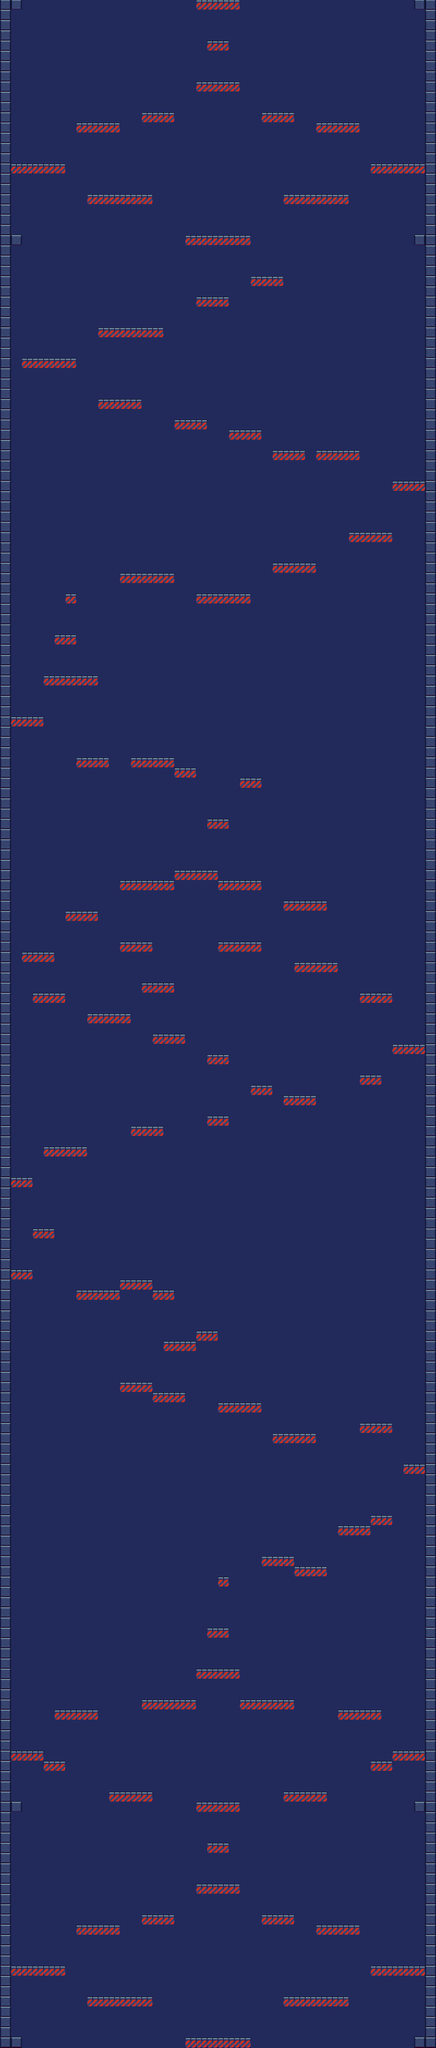

The image is a tile-based game level rendered from a .tmx file. Its description and source (layers, tilesets, objects; grid data summarised) follow:
An orthogonal 40x200 tile map with 32x30 px tiles, 1 tile layer (Rutelag 1), 6 tilesets and 105 objects (100x platform, 4x wall, player).

<map version="1.9" tiledversion="1.9.2" orientation="orthogonal" renderorder="right-down" width="40" height="200" tilewidth="32" tileheight="30" infinite="0" nextlayerid="4" nextobjectid="315">
 <tileset firstgid="1" source="orange_tile.tsx" />
 <tileset firstgid="2" source="green_tile.tsx" />
 <tileset firstgid="3" source="prompts_for_platforms.tsx" />
 <tileset firstgid="963" source="background.tsx" />
 <tileset firstgid="964" source="box.tsx" />
 <tileset firstgid="965" source="platform.tsx" />
 <layer id="1" name="Rutelag 1" width="40" height="200">
  <data>[8000 cells, 8000 non-empty, 3 distinct tile ids]</data>
 </layer>
 <objectgroup id="2" name="Objektlag 1">
  <object id="36" name="wall" x="0" y="5722.11">
   <polygon points="0,277.895 32,277.895 32,-5002.11 0,-5002.11" />
  </object>
  <object id="37" name="wall" x="1250.67" y="5722.11">
   <polygon points="-2.67,277.895 26.6633,277.895 29.33,-5002.11 -2.67,-5002.11" />
  </object>
  <object id="167" name="wall" x="53.5606" y="693.439">
   <polygon points="-53,26 -21,26 -21,-694 -53,-694" />
  </object>
  <object id="168" name="wall" x="221.773" y="266.106">
   <polygon points="1026.79,453.333 1058.79,453.333 1058.79,-266.667 1026.79,-266.667" />
  </object>
  <object id="199" name="platform" x="544" y="5970.3">
   <polygon points="0,0 192,0 192,-0.3 0,-0.3" />
  </object>
  <object id="200" name="platform" x="256" y="5850.3">
   <polygon points="0,0 192,0 192,-0.3 0,-0.3" />
  </object>
  <object id="201" name="platform" x="32" y="5760.3">
   <polygon points="0,0 160,0 160,-0.3 0,-0.3" />
  </object>
  <object id="202" name="platform" x="224" y="5640.3">
   <polygon points="0,0 128,0 128,-0.3 0,-0.3" />
  </object>
  <object id="203" name="platform" x="416" y="5610.3">
   <polygon points="0,0 96,0 96,-0.3 0,-0.3" />
  </object>
  <object id="204" name="platform" x="832" y="5850.3">
   <polygon points="0,0 192,0 192,-0.3 0,-0.3" />
  </object>
  <object id="205" name="platform" x="1088" y="5760.3">
   <polygon points="0,0 160,0 160,-0.3 0,-0.3" />
  </object>
  <object id="206" name="platform" x="928" y="5640.3">
   <polygon points="0,0 128,0 128,-0.3 0,-0.3" />
  </object>
  <object id="207" name="platform" x="768" y="5610.3">
   <polygon points="0,0 96,0 96,-0.3 0,-0.3" />
  </object>
  <object id="208" name="platform" x="576" y="5520.3">
   <polygon points="0,0 128,0 128,-0.3 0,-0.3" />
  </object>
  <object id="209" name="platform" x="608" y="5400.3">
   <polygon points="0,0 64,0 64,-0.3 0,-0.3" />
  </object>
  <object id="210" name="platform" x="576" y="5280.3">
   <polygon points="0,0 128,0 128,-0.3 0,-0.3" />
  </object>
  <object id="211" name="player" x="618.75" y="5924.25" width="34.5" height="7.5" />
  <object id="225" name="platform" x="545.561" y="690.739">
   <polygon points="0,0 192,0 192,-0.3 0,-0.3" />
  </object>
  <object id="226" name="platform" x="257.561" y="570.739">
   <polygon points="0,0 192,0 192,-0.3 0,-0.3" />
  </object>
  <object id="227" name="platform" x="33.5606" y="480.739">
   <polygon points="0,0 160,0 160,-0.3 0,-0.3" />
  </object>
  <object id="228" name="platform" x="225.561" y="360.739">
   <polygon points="0,0 128,0 128,-0.3 0,-0.3" />
  </object>
  <object id="229" name="platform" x="417.561" y="330.739">
   <polygon points="0,0 96,0 96,-0.3 0,-0.3" />
  </object>
  <object id="230" name="platform" x="833.561" y="570.739">
   <polygon points="0,0 192,0 192,-0.3 0,-0.3" />
  </object>
  <object id="231" name="platform" x="1089.56" y="480.739">
   <polygon points="0,0 160,0 160,-0.3 0,-0.3" />
  </object>
  <object id="232" name="platform" x="929.561" y="360.739">
   <polygon points="0,0 128,0 128,-0.3 0,-0.3" />
  </object>
  <object id="233" name="platform" x="769.561" y="330.739">
   <polygon points="0,0 96,0 96,-0.3 0,-0.3" />
  </object>
  <object id="234" name="platform" x="577.561" y="240.739">
   <polygon points="0,0 128,0 128,-0.3 0,-0.3" />
  </object>
  <object id="235" name="platform" x="609.561" y="120.739">
   <polygon points="0,0 64,0 64,-0.3 0,-0.3" />
  </object>
  <object id="236" name="platform" x="577.561" y="0.739394">
   <polygon points="0,0 128,0 128,-0.3 0,-0.3" />
  </object>
  <object id="238" name="platform" x="736" y="810.3">
   <polygon points="0,0 96,0 96,-0.3 0,-0.3" />
  </object>
  <object id="239" name="platform" x="576" y="870.3">
   <polygon points="0,0 96,0 96,-0.3 0,-0.3" />
  </object>
  <object id="240" name="platform" x="288" y="960.3">
   <polygon points="0,0 192,0 192,-0.3 0,-0.3" />
  </object>
  <object id="241" name="platform" x="64" y="1050.3">
   <polygon points="0,0 160,0 160,-0.3 0,-0.3" />
  </object>
  <object id="242" name="platform" x="288" y="1170.3">
   <polygon points="0,0 128,0 128,-0.3 0,-0.3" />
  </object>
  <object id="243" name="platform" x="512" y="1230.3">
   <polygon points="0,0 96,0 96,-0.3 0,-0.3" />
  </object>
  <object id="244" name="platform" x="672" y="1260.3">
   <polygon points="0,0 96,0 96,-0.3 0,-0.3" />
  </object>
  <object id="245" name="platform" x="800" y="1320.3">
   <polygon points="0,0 96,0 96,-0.3 0,-0.3" />
  </object>
  <object id="246" name="platform" x="928" y="1320.3">
   <polygon points="0,0 128,0 128,-0.3 0,-0.3" />
  </object>
  <object id="247" name="platform" x="1152" y="1410.3">
   <polygon points="0,0 96,0 96,-0.3 0,-0.3" />
  </object>
  <object id="248" name="platform" x="1024" y="1560.3">
   <polygon points="0,0 128,0 128,-0.3 0,-0.3" />
  </object>
  <object id="249" name="platform" x="800" y="1650.3">
   <polygon points="0,0 128,0 128,-0.3 0,-0.3" />
  </object>
  <object id="250" name="platform" x="576" y="1740.3">
   <polygon points="0,0 160,0 160,-0.3 0,-0.3" />
  </object>
  <object id="251" name="platform" x="352" y="1680.3">
   <polygon points="0,0 128,0 160,0 160,-0.3 0,-0.3" />
  </object>
  <object id="252" name="platform" x="192" y="1740.3">
   <polygon points="0,0 32,0 32,-0.3 0,-0.3" />
  </object>
  <object id="253" name="platform" x="160" y="1860">
   <polygon points="0,0 0,0.3 64,0.3 64,0" />
  </object>
  <object id="254" name="platform" x="128" y="1980.3">
   <polygon points="0,0 160,0 160,-0.3 0,-0.3" />
  </object>
  <object id="255" name="platform" x="32" y="2100.3">
   <polygon points="0,0 96,0 96,-0.3 0,-0.3" />
  </object>
  <object id="256" name="platform" x="224" y="2220.3">
   <polygon points="0,0 96,0 96,-0.3 0,-0.3" />
  </object>
  <object id="257" name="platform" x="384" y="2220.3">
   <polygon points="0,0 128,0 128,-0.3 0,-0.3" />
  </object>
  <object id="258" name="platform" x="512" y="2250.3">
   <polygon points="0,0 64,0 64,-0.3 0,-0.3" />
  </object>
  <object id="259" name="platform" x="704" y="2280.3">
   <polygon points="0,0 64,0 64,-0.3 0,-0.3" />
  </object>
  <object id="260" name="platform" x="608" y="2400.3">
   <polygon points="0,0 64,0 64,-0.3 32,-0.3 0,-0.3" />
  </object>
  <object id="261" name="platform" x="512" y="2550.3">
   <polygon points="0,0 128,0 128,-0.3 0,-0.3" />
  </object>
  <object id="262" name="platform" x="352" y="2580.3">
   <polygon points="0,0 160,0 160,-0.3 0,-0.3" />
  </object>
  <object id="263" name="platform" x="640" y="2580.3">
   <polygon points="0,0 128,0 128,-0.3 0,-0.3" />
  </object>
  <object id="264" name="platform" x="832" y="2640.3">
   <polygon points="0,0 128,0 128,-0.3 0,-0.3" />
  </object>
  <object id="265" name="platform" x="192" y="2670.3">
   <polygon points="0,0 96,0 96,-0.3 0,-0.3" />
  </object>
  <object id="266" name="platform" x="352" y="2760.3">
   <polygon points="0,0 96,0 96,-0.3 0,-0.3" />
  </object>
  <object id="267" name="platform" x="64" y="2790.3">
   <polygon points="0,0 96,0 96,-0.3 0,-0.3" />
  </object>
  <object id="268" name="platform" x="96" y="2910.3">
   <polygon points="0,0 96,0 96,-0.3 0,-0.3" />
  </object>
  </objectgroup>
</map>
<!-- 45 of 105 objects omitted -->
